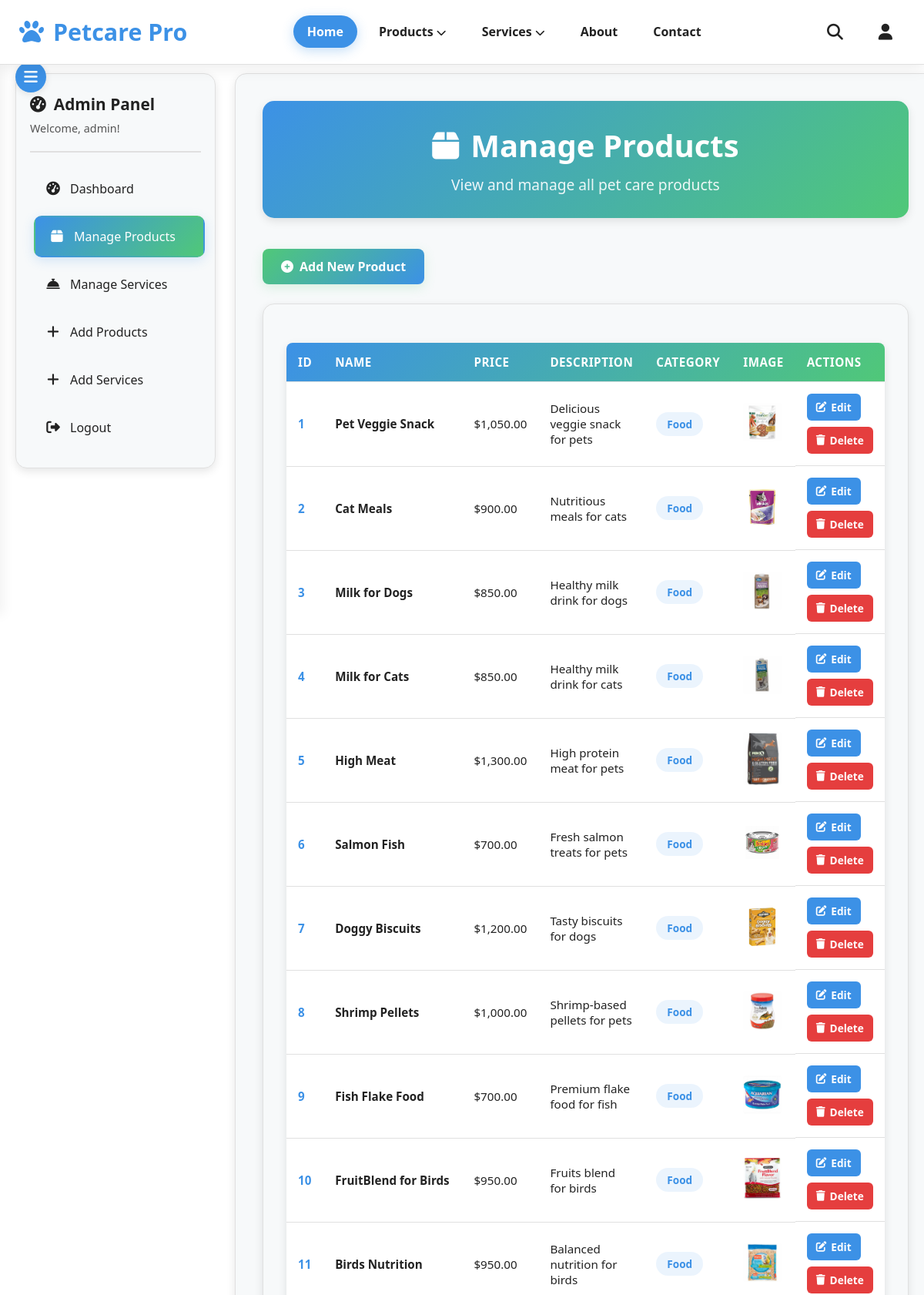
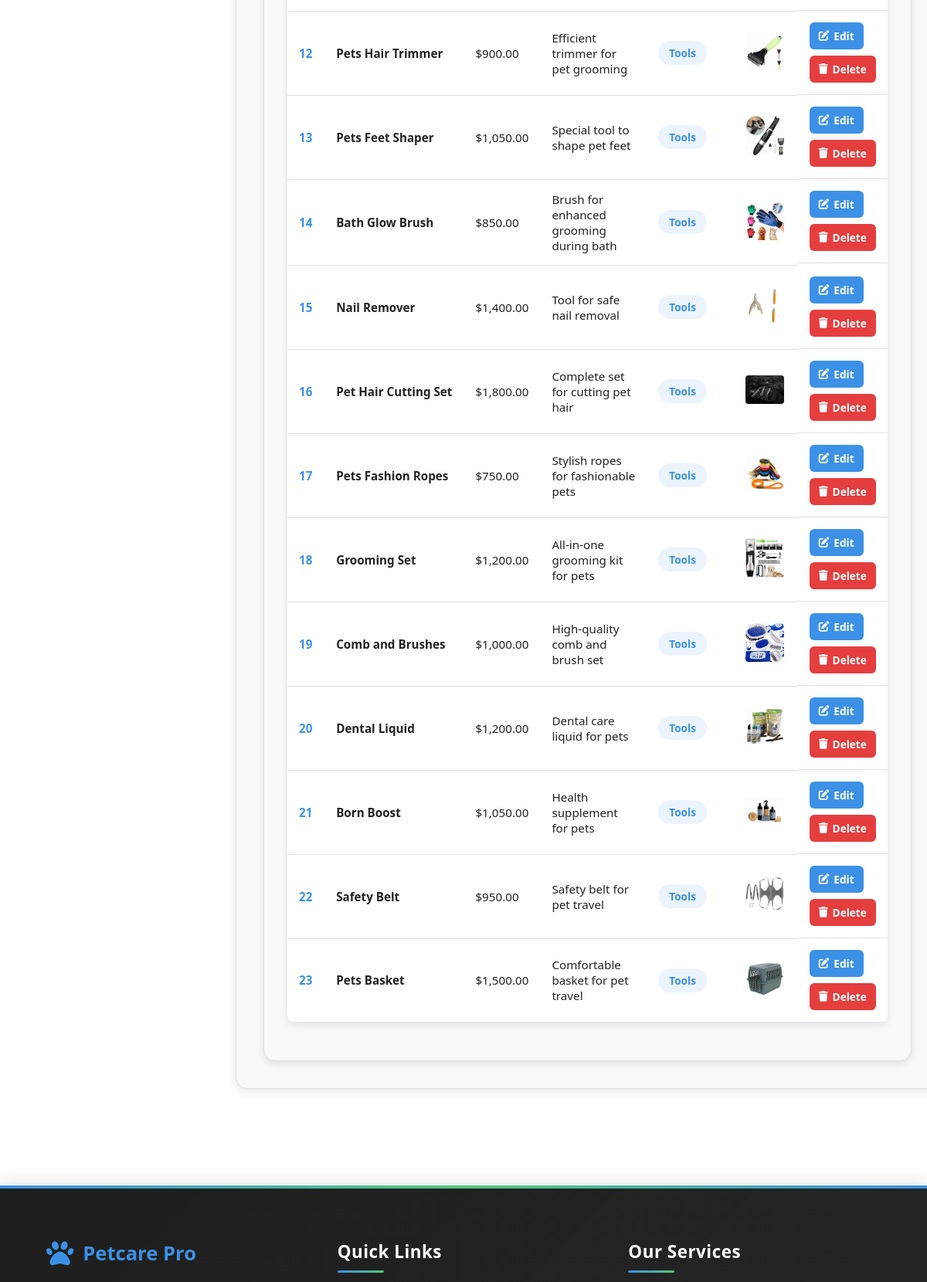
Screenshot of /admin/manage_products.php (signed in, upper part) with the database file from the repository (2 pictures, top to bottom).
### tables this page shows
CREATE TABLE IF NOT EXISTS products (
  id INT AUTO_INCREMENT PRIMARY KEY,
  name VARCHAR(255) NOT NULL,
  price DECIMAL(10, 2) NOT NULL,
  description TEXT,
  category ENUM('Food', 'Tools') NOT NULL,
  image_url VARCHAR(255),
  created_at TIMESTAMP DEFAULT CURRENT_TIMESTAMP
);

### admin/manage_products.php (the view, shortened to what this page needs)
<?php
include '../config/db_connect.php';
$result = $conn->query("SELECT * FROM products");
?>
<!DOCTYPE html>
<html lang="en">
<head>
    <link rel="stylesheet" href="https://cdnjs.cloudflare.com/ajax/libs/font-awesome/6.5.1/css/all.min.css" />
    <link rel="stylesheet" href="../styles/header.css">
    <link rel="stylesheet" href="../styles/footer.css">
    <link rel="stylesheet" href="../styles/admin/common.css">
    <link rel="stylesheet" href="../styles/admin/tables.css">
</head>
<body>
    <?php include '../includes/header.php'; ?>
    <div class="admin-container">
        <div class="admin-layout">
            <aside class="admin-sidebar">
                <div class="sidebar-header">
                    <h3><i class="fas fa-tachometer-alt"></i> Admin Panel</h3>
                    <p>Welcome, <?php echo htmlspecialchars($_SESSION['username'] ?? 'Admin'); ?>!</p>
                </div>
                <nav class="sidebar-nav">
                    <a href="dashboard.php" class="sidebar-nav-item">
                        <i class="fas fa-tachometer-alt"></i> Dashboard
                    </a>
                    <a href="manage_products.php" class="sidebar-nav-item active">
                        <i class="fas fa-box"></i> Manage Products
                    </a>
                    <a href="manage_services.php" class="sidebar-nav-item">
                        <i class="fas fa-concierge-bell"></i> Manage Services
                    </a>
                    <a href="add_products.php" class="sidebar-nav-item">
                        <i class="fas fa-plus"></i> Add Products
                    </a>
                    <a href="add_services.php" class="sidebar-nav-item">
                        <i class="fas fa-plus"></i> Add Services
                    </a>
                    <a href="../auth/logout.php" class="sidebar-nav-item">
                        <i class="fas fa-sign-out-alt"></i> Logout
                    </a>
                </nav>
            </aside>
            <main class="admin-content">
                <div class="admin-header">
                    <h1><i class="fas fa-box"></i> Manage Products</h1>
                    <p>View and manage all pet care products</p>
                </div>
                <div class="admin-main">
                    <div class="table-header">
                        <a href="add_products.php" class="btn-add">
                            <i class="fas fa-plus-circle"></i> Add New Product
                        </a>
                    </div>
                    <div class="table-container">
                        <table>
                            <thead>
                                <tr>
                                    <th>ID</th>
                                    <th>Name</th>
                                    <th>Price</th>
                                    <th>Description</th>
                                    <th>Category</th>
                                    <th>Image</th>
                                    <th>Actions</th>
                                </tr>
                            </thead>
                            <tbody>
                                <?php while ($product = $result->fetch_assoc()): ?>
                                    <tr>
                                        <td class="table-id"><?= $product['id'] ?></td>
                                        <td class="table-name"><?= htmlspecialchars($product['name']) ?></td>
                                        <td>$<?= number_format($product['price'], 2) ?></td>
                                        <td><?= htmlspecialchars($product['description']) ?></td>
                                        <td><span class="table-category"><?= htmlspecialchars($product['category']) ?></span></td>
                                        <td><img src="../assets/images/<?= htmlspecialchars($product['image_url']) ?>" alt="<?= htmlspecialchars($product['name']) ?>" width="50" style="border-radius: 4px;"></td>
                                        <td class="table-actions-cell">
                                            <a href="edit_products.php?id=<?= $product['id'] ?>" class="table-action-btn edit">
                                                <i class="fas fa-edit"></i> Edit
                                            </a>
                                            <a href="manage_products.php?delete=<?= $product['id'] ?>" class="table-action-btn delete" onclick="return confirm('Are you sure you want to delete this product?')">
                                                <i class="fas fa-trash"></i> Delete
                                            </a>
                                        </td>
                                    </tr>
                                <?php endwhile; ?>
                            </tbody>
                        </table>
                    </div>
                </div>
            </main>
        </div>
    </div>
    <?php include '../includes/footer.php'; ?>
</body>
</html>

### styles/header.css (style rules this page uses)
:root { --background: #ffffff; --surface: #f7f9fa; --primary-text: #222222; --secondary-text: #555555; --primary-color: #3c91e6; --primary-hover: #2a6ebb; --success: #50c878; --warning: #ffa726; --error: #e53e3e; --white: #ffffff; --border-color: #e0e0e0; --shadow: rgba(0, 0, 0, 0.1); --light-shadow: rgba(0, 0, 0, 0.05); }
* { box-sizing: border-box; margin: 0; padding: 0; }
body { font-family: "Segoe UI", Tahoma, Geneva, Verdana, sans-serif; background-color: var(--background); color: var(--primary-text); min-height: 100vh; padding-top: 70px; }

### styles/footer.css (style rules this page uses)
:root { --background: #ffffff; --surface: #f7f9fa; --primary-text: #222222; --secondary-text: #555555; --primary-color: #3c91e6; --primary-hover: #2a6ebb; --success: #50c878; --warning: #ffa726; --error: #e53e3e; --white: #ffffff; --footer-bg: #1e1e1e; --footer-text: #e0e0e0; --border-color: #e0e0e0; }
* { box-sizing: border-box; margin: 0; padding: 0; }
body { font-family: "Segoe UI", Tahoma, Geneva, Verdana, sans-serif; }

### styles/admin/common.css (style rules this page uses)
:root { --background: #ffffff; --surface: #f7f9fa; --primary-text: #222222; --secondary-text: #555555; --primary-color: #3c91e6; --primary-hover: #2a6ebb; --success: #50c878; --warning: #ffa726; --error: #e53e3e; --white: #ffffff; --border-color: #e0e0e0; --card-shadow: 0 4px 12px rgba(0, 0, 0, 0.1); }
.admin-container { max-width: 1200px; margin: 0 auto; padding: 40px 20px; background-color: var(--background); color: var(--primary-text); min-height: 80vh; }
.admin-layout { display: grid; grid-template-columns: 280px 1fr; gap: 30px; min-height: 70vh; }
.admin-sidebar { background-color: var(--surface); border-radius: 15px; box-shadow: var(--card-shadow); border: 1px solid var(--border-color); padding: 30px 20px; height: fit-content; position: sticky; top: 20px; }
.admin-content { background-color: var(--surface); border-radius: 15px; box-shadow: var(--card-shadow); border: 1px solid var(--border-color); padding: 40px; min-height: 500px; }
.sidebar-nav { display: flex; flex-direction: column; gap: 8px; }
.sidebar-nav-item { display: block; padding: 14px 18px; color: var(--primary-text); text-decoration: none; border-radius: 10px; transition: all 0.3s ease; font-weight: 500; border: 2px solid transparent; display: flex; align-items: center; gap: 12px; }
.sidebar-nav-item:hover, .sidebar-nav-item.active { background: linear-gradient(135deg, var(--primary-color), var(--success)); color: white; transform: translateX(5px); box-shadow: 0 4px 15px rgba(60, 145, 230, 0.2); }
.sidebar-nav-item i { width: 20px; text-align: center; font-size: 1.1rem; }
.sidebar-header { padding-bottom: 20px; margin-bottom: 20px; border-bottom: 2px solid var(--border-color); }
.sidebar-header h3 { font-size: 1.3rem; color: var(--primary-text); margin: 0 0 8px 0; display: flex; align-items: center; gap: 10px; }
.sidebar-header p { font-size: 0.9rem; color: var(--secondary-text); margin: 0; }
.admin-header { text-align: center; margin-bottom: 40px; padding: 30px; background: linear-gradient(135deg, var(--primary-color), var(--success)); border-radius: 15px; color: white; box-shadow: var(--card-shadow); }
.admin-header h1 { font-size: 2.5rem; margin-bottom: 10px; display: flex; align-items: center; justify-content: center; gap: 15px; }
.admin-header p { font-size: 1.2rem; opacity: 0.9; margin: 0; }
@media (max-width: 1200px) { .admin-container { padding: 25px 20px; } }
@media (max-width: 1200px) { .admin-layout { grid-template-columns: 260px 1fr; gap: 25px; } }
@media (max-width: 1200px) { .admin-sidebar { padding: 25px 18px; } }
@media (max-width: 1200px) { .admin-content { padding: 35px; } }

### rows the page displays
products: id "1", name "Pet Veggie Snack", price "1,050.00", description "Delicious veggie snack for pets", category "Food", image_url (picture)
products: id "2", name "Cat Meals", price "900.00", description "Nutritious meals for cats", category "Food", image_url (picture)
products: id "3", name "Milk for Dogs", price "850.00", description "Healthy milk drink for dogs", category "Food", image_url (picture)
products: id "4", name "Milk for Cats", price "850.00", description "Healthy milk drink for cats", category "Food", image_url (picture)
products: id "5", name "High Meat", price "1,300.00", description "High protein meat for pets", category "Food", image_url (picture)
products: id "6", name "Salmon Fish", price "700.00", description "Fresh salmon treats for pets", category "Food", image_url (picture)
products: id "7", name "Doggy Biscuits", price "1,200.00", description "Tasty biscuits for dogs", category "Food", image_url (picture)
products: id "8", name "Shrimp Pellets", price "1,000.00", description "Shrimp-based pellets for pets", category "Food", image_url (picture)
products: id "9", name "Fish Flake Food", price "700.00", description "Premium flake food for fish", category "Food", image_url (picture)
products: id "10", name "FruitBlend for Birds", price "950.00", description "Fruits blend for birds", category "Food", image_url (picture)
products: id "11", name "Birds Nutrition", price "950.00", description "Balanced nutrition for birds", category "Food", image_url (picture)
products: id "12", name "Pets Hair Trimmer", price "900.00", description "Efficient trimmer for pet grooming", category "Tools", image_url (picture)
products: id "13", name "Pets Feet Shaper", price "1,050.00", description "Special tool to shape pet feet", category "Tools", image_url (picture)
products: id "14", name "Bath Glow Brush", price "850.00", description "Brush for enhanced grooming during bath", category "Tools", image_url (picture)
products: id "15", name "Nail Remover", price "1,400.00", description "Tool for safe nail removal", category "Tools", image_url (picture)
products: id "16", name "Pet Hair Cutting Set", price "1,800.00", description "Complete set for cutting pet hair", category "Tools", image_url (picture)
products: id "17", name "Pets Fashion Ropes", price "750.00", description "Stylish ropes for fashionable pets", category "Tools", image_url (picture)
products: id "18", name "Grooming Set", price "1,200.00", description "All-in-one grooming kit for pets", category "Tools", image_url (picture)
products: id "19", name "Comb and Brushes", price "1,000.00", description "High-quality comb and brush set", category "Tools", image_url (picture)
products: id "20", name "Dental Liquid", price "1,200.00", description "Dental care liquid for pets", category "Tools", image_url (picture)
products: id "21", name "Born Boost", price "1,050.00", description "Health supplement for pets", category "Tools", image_url (picture)
products: id "22", name "Safety Belt", price "950.00", description "Safety belt for pet travel", category "Tools", image_url (picture)
products: id "23", name "Pets Basket", price "1,500.00", description "Comfortable basket for pet travel", category "Tools", image_url (picture)

### other values shown
$_SESSION['username'] "admin"
